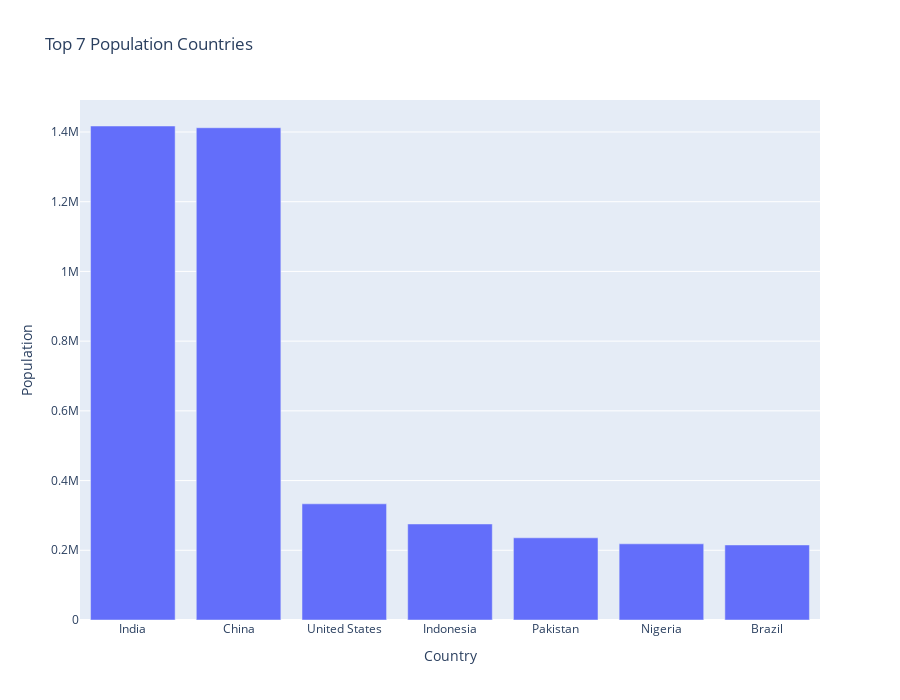

The notebook cell saved with this chart:
### Code cell
exec('''import plotly.graph_objects as go

# Select the relevant columns for the graph
selected_columns = ['Country', 'Population']

# Sort the dataframe based on population in descending order
df_sorted = df.sort_values(by='Population', ascending=False)

# Select the top 7 countries based on population
df_top_7 = df_sorted.head(7)

# Create the graph
fig = go.Figure(data=go.Bar(
    x=df_top_7['Country'],
    y=df_top_7['Population']
))

# Set the x and y axis labels
fig.update_layout(
    xaxis=dict(title='Country'),
    yaxis=dict(title='Population')
)

# Set the title of the graph
fig.update_layout(title='Top 7 Population Countries')

# Set the size of the graph
fig.update_layout(
    height=700,
    width=900
)

# Save the graph as html
fig.show()''')

### Figure 1 — Plotly figure (JSON) as saved in the notebook; plotly's stock layout.template omitted (floating-point values rounded to 4 significant figures)
{"data": [{"type": "bar", "x": ["India", "China", "United States", "Indonesia", "Pakistan", "Nigeria", "Brazil"], "y": [1417173, 1412175, 333288, 275501, 235825, 218541, 215313]}], "layout": {"height": 700, "title": {"text": "Top 7 Population Countries"}, "width": 900, "xaxis": {"title": {"text": "Country"}}, "yaxis": {"title": {"text": "Population"}}}}
